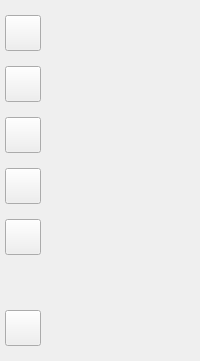
          <widget class="QFrame" name="stack_btn_frame">
           <property name="styleSheet">
            <string notr="true"/>
           </property>
           <layout class="QVBoxLayout" name="stack_btn_layout">
            <property name="spacing">
             <number>15</number>
            </property>
            <property name="leftMargin">
             <number>5</number>
            </property>
            <property name="topMargin">
             <number>15</number>
            </property>
            <property name="rightMargin">
             <number>5</number>
            </property>
            <property name="bottomMargin">
             <number>15</number>
            </property>
            <item>
             <widget class="MyStackButton" name="btn_stack_home">
              <property name="sizePolicy">
               <sizepolicy hsizetype="Fixed" vsizetype="Fixed">
                <horstretch>0</horstretch>
                <verstretch>0</verstretch>
               </sizepolicy>
              </property>
              <property name="minimumSize">
               <size>
                <width>36</width>
                <height>36</height>
               </size>
              </property>
              <property name="maximumSize">
               <size>
                <width>36</width>
                <height>36</height>
               </size>
              </property>
              <property name="styleSheet">
               <string notr="true"/>
              </property>
              <property name="text">
               <string/>
              </property>
              <property name="icon">
               <iconset resource="resource.qrc">
                <normaloff>:/icon/home.svg</normaloff>:/icon/home.svg</iconset>
              </property>
              <property name="iconSize">
               <size>
                <width>36</width>
                <height>36</height>
               </size>
              </property>
              <property name="flat">
               <bool>false</bool>
              </property>
             </widget>
            </item>
            <item>
             <widget class="MyStackButton" name="btn_stack_rss">
              <property name="sizePolicy">
               <sizepolicy hsizetype="Fixed" vsizetype="Fixed">
                <horstretch>0</horstretch>
                <verstretch>0</verstretch>
               </sizepolicy>
              </property>
              <property name="minimumSize">
               <size>
                <width>36</width>
                <height>36</height>
               </size>
              </property>
              <property name="maximumSize">
               <size>
                <width>36</width>
                <height>36</height>
               </size>
              </property>
              <property name="styleSheet">
               <string notr="true"/>
              </property>
              <property name="text">
               <string/>
              </property>
              <property name="icon">
               <iconset resource="resource.qrc">
                <normaloff>:/icon/rss.svg</normaloff>:/icon/rss.svg</iconset>
              </property>
              <property name="iconSize">
               <size>
                <width>36</width>
                <height>36</height>
               </size>
              </property>
              <property name="flat">
               <bool>false</bool>
              </property>
             </widget>
            </item>
            <item>
             <widget class="MyStackButton" name="btn_stack_diary">
              <property name="sizePolicy">
               <sizepolicy hsizetype="Fixed" vsizetype="Fixed">
                <horstretch>0</horstretch>
                <verstretch>0</verstretch>
               </sizepolicy>
              </property>
              <property name="minimumSize">
               <size>
                <width>36</width>
                <height>36</height>
               </size>
              </property>
              <property name="maximumSize">
               <size>
                <width>36</width>
                <height>36</height>
               </size>
              </property>
              <property name="styleSheet">
               <string notr="true"/>
              </property>
              <property name="text">
               <string/>
              </property>
              <property name="icon">
               <iconset resource="resource.qrc">
                <normaloff>:/icon/book-open.svg</normaloff>:/icon/book-open.svg</iconset>
              </property>
              <property name="iconSize">
               <size>
                <width>36</width>
                <height>36</height>
               </size>
              </property>
              <property name="flat">
               <bool>false</bool>
              </property>
             </widget>
            </item>
            <item>
             <widget class="MyStackButton" name="btn_stack_zen">
              <property name="sizePolicy">
               <sizepolicy hsizetype="Fixed" vsizetype="Fixed">
                <horstretch>0</horstretch>
                <verstretch>0</verstretch>
               </sizepolicy>
              </property>
              <property name="minimumSize">
               <size>
                <width>36</width>
                <height>36</height>
               </size>
              </property>
              <property name="maximumSize">
               <size>
                <width>36</width>
                <height>36</height>
               </size>
              </property>
              <property name="styleSheet">
               <string notr="true"/>
              </property>
              <property name="text">
               <string/>
              </property>
              <property name="icon">
               <iconset resource="resource.qrc">
                <normaloff>:/icon/moon.svg</normaloff>:/icon/moon.svg</iconset>
              </property>
              <property name="iconSize">
               <size>
                <width>36</width>
                <height>36</height>
               </size>
              </property>
              <property name="flat">
               <bool>false</bool>
              </property>
             </widget>
            </item>
            <item>
             <widget class="MyStackButton" name="btn_stack_tab">
              <property name="sizePolicy">
               <sizepolicy hsizetype="Fixed" vsizetype="Fixed">
                <horstretch>0</horstretch>
                <verstretch>0</verstretch>
               </sizepolicy>
              </property>
              <property name="minimumSize">
               <size>
                <width>36</width>
                <height>36</height>
               </size>
              </property>
              <property name="maximumSize">
               <size>
                <width>36</width>
                <height>36</height>
               </size>
              </property>
              <property name="styleSheet">
               <string notr="true"/>
              </property>
              <property name="text">
               <string/>
              </property>
              <property name="icon">
               <iconset resource="resource.qrc">
                <normaloff>:/icon/layout.svg</normaloff>:/icon/layout.svg</iconset>
              </property>
              <property name="iconSize">
               <size>
                <width>36</width>
                <height>36</height>
               </size>
              </property>
              <property name="flat">
               <bool>false</bool>
              </property>
             </widget>
            </item>
            <item>
             <spacer name="verticalSpacer">
              <property name="orientation">
               <enum>Qt::Vertical</enum>
              </property>
              <property name="sizeHint" stdset="0">
               <size>
                <width>20</width>
                <height>40</height>
               </size>
              </property>
             </spacer>
            </item>
            <item>
             <widget class="QPushButton" name="btn_stack_menu">
              <property name="sizePolicy">
               <sizepolicy hsizetype="Fixed" vsizetype="Fixed">
                <horstretch>0</horstretch>
                <verstretch>0</verstretch>
               </sizepolicy>
              </property>
              <property name="minimumSize">
               <size>
                <width>36</width>
                <height>36</height>
               </size>
              </property>
              <property name="maximumSize">
               <size>
                <width>36</width>
                <height>36</height>
               </size>
              </property>
              <property name="styleSheet">
               <string notr="true"/>
              </property>
              <property name="text">
               <string/>
              </property>
              <property name="icon">
               <iconset resource="resource.qrc">
                <normaloff>:/icon/more-vertical.svg</normaloff>:/icon/more-vertical.svg</iconset>
              </property>
              <property name="iconSize">
               <size>
                <width>36</width>
                <height>36</height>
               </size>
              </property>
              <property name="flat">
               <bool>false</bool>
              </property>
             </widget>
            </item>
           </layout>
          </widget>
